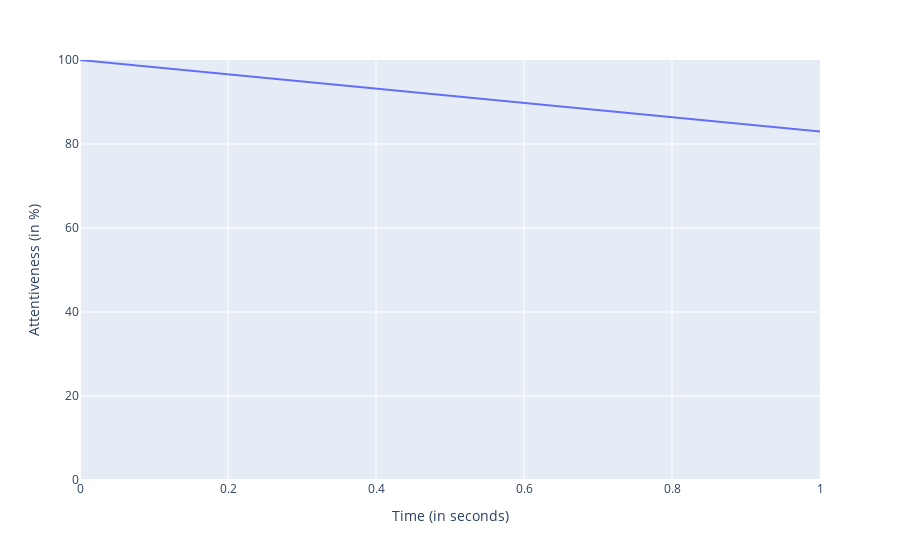

Here is the notebook cell this chart was saved with:
### Markdown cell above
### Audience moving average attention

### Code cell
audience_df = process_audience_df(attention_df, period_sec=1, grouping_factor=1)
plot_audience_attention(audience_df, average_window=1)

### Figure 1 — Plotly figure (JSON) as saved in the notebook; plotly's stock layout.template omitted (floating-point values rounded to 4 significant figures)
{"data": [{"hovertemplate": "Time (in seconds)=%{x}<br>Attentiveness (in %)=%{y}<extra></extra>", "legendgroup": "", "line": {"color": "#636efa", "dash": "solid"}, "marker": {"symbol": "circle"}, "mode": "lines", "name": "", "orientation": "v", "showlegend": false, "type": "scatter", "x": [0, 1], "xaxis": "x", "y": [100, 83], "yaxis": "y"}], "layout": {"legend": {"tracegroupgap": 0}, "margin": {"t": 60}, "xaxis": {"anchor": "y", "domain": [0, 1], "range": [0, 1], "title": {"text": "Time (in seconds)"}}, "yaxis": {"anchor": "x", "domain": [0, 1], "range": [0, 100], "title": {"text": "Attentiveness (in %)"}}}}
